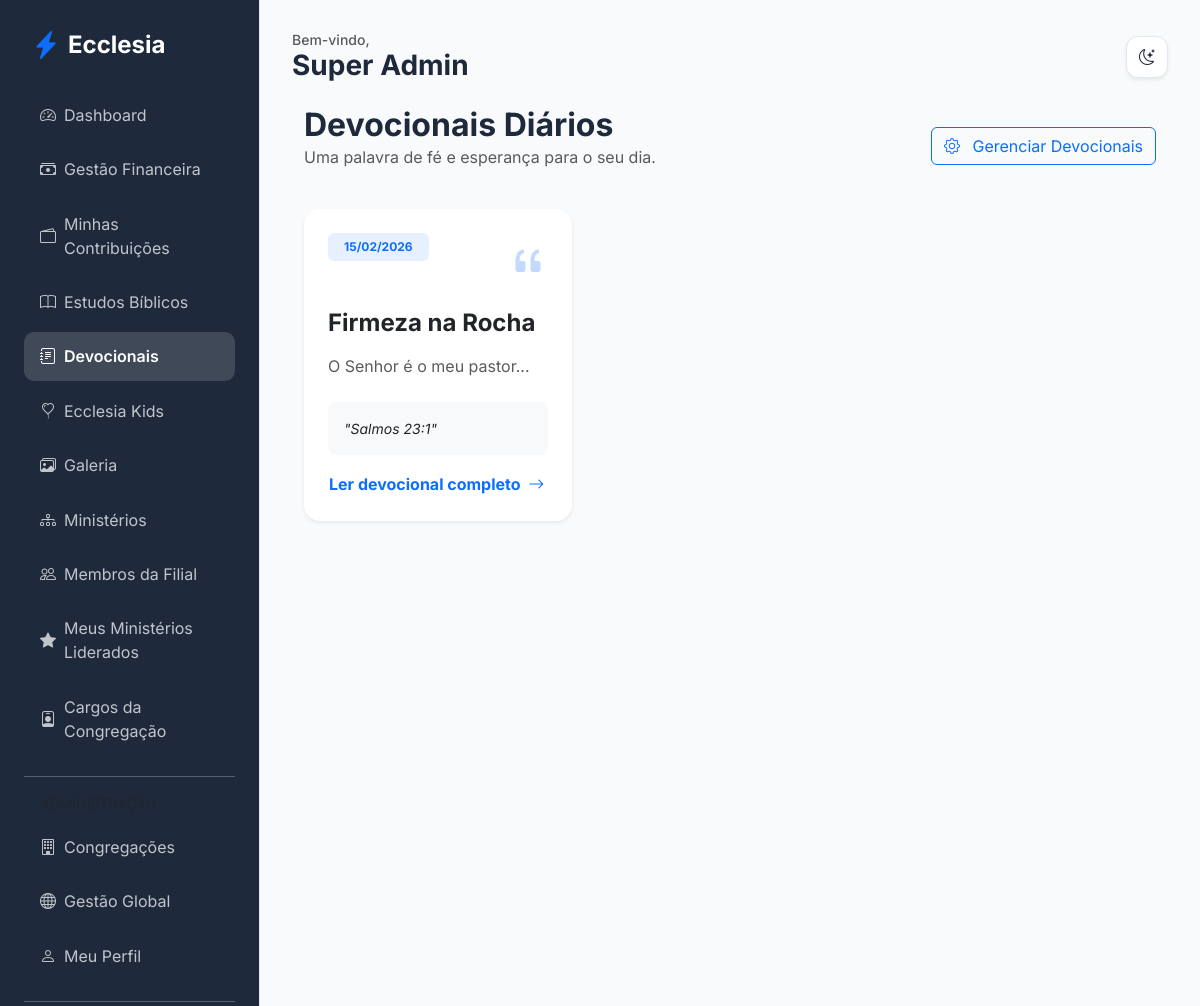
Page /edification/devotionals (signed in) on the earlier database version.
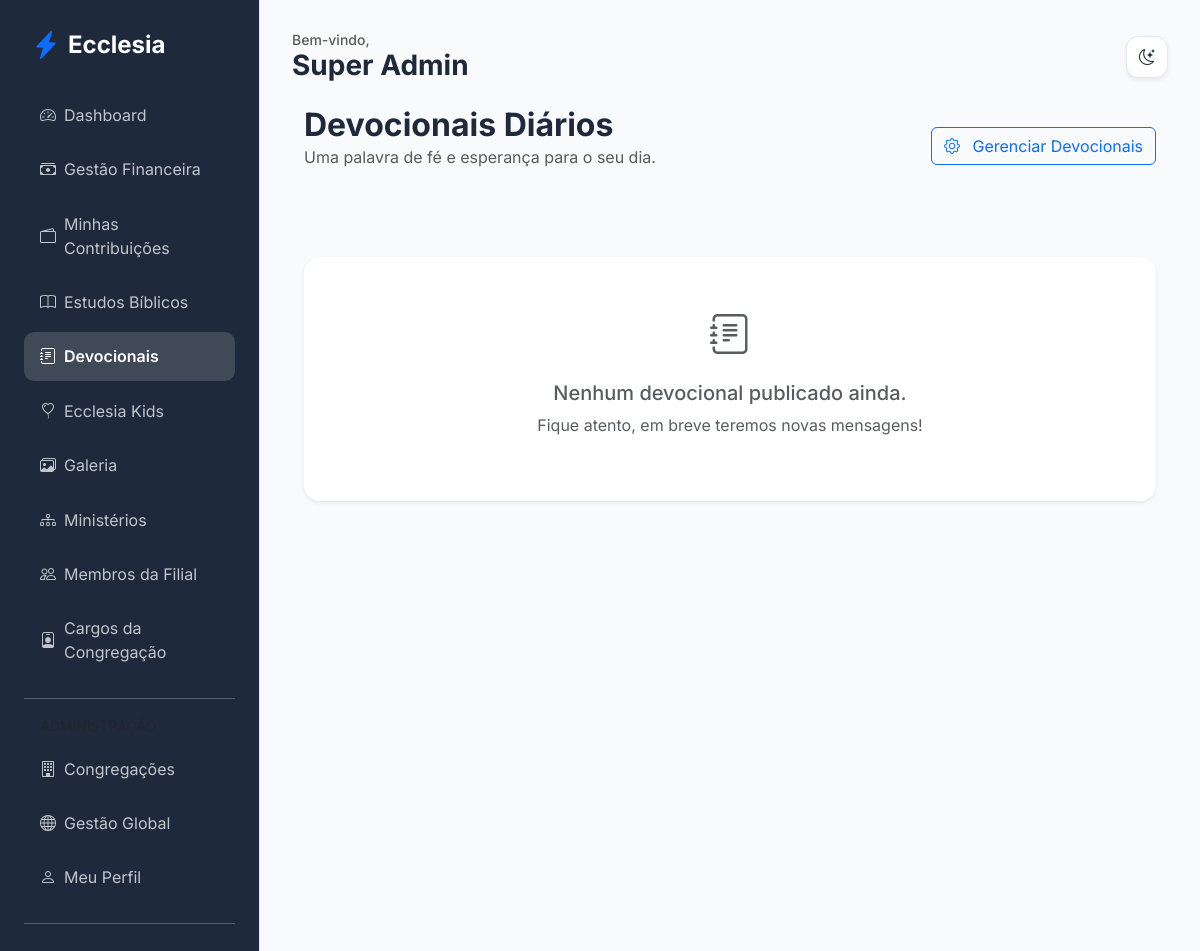
Same page on the later database version.
### app/core/models.py (models this page shows)
class Devotional(db.Model):
    id = db.Column(db.Integer, primary_key=True)
    title = db.Column(db.String(200))
    content = db.Column(db.Text, nullable=False)
    verse = db.Column(db.String(200))
    date = db.Column(db.Date, default=datetime.utcnow().date)

### app/modules/edification/routes.py (the view)
@edification_bp.route('/devotionals')
@login_required
def devotionals():
    devotionals = Devotional.query.order_by(Devotional.date.desc()).all()
    return render_template('edification/devotionals.html', devotionals=devotionals)

### app/templates/edification/devotionals.html (shortened to what this page needs)
{% extends "base.html" %}
{% block content %}
<div class="container-fluid">
    <div class="d-flex justify-content-between align-items-center mb-4">
        <div>
            <h2 class="fw-bold mb-0">Devocionais Diários</h2>
            <p class="text-muted">Uma palavra de fé e esperança para o seu dia.</p>
        </div>
        {% if current_user.can_publish_devotionals or current_user.is_global_admin %}
        <a href="{{ url_for('edification.list_devotionals') }}" class="btn btn-outline-primary">
            <i class="bi bi-gear me-2"></i> Gerenciar Devocionais
        </a>
        {% endif %}
    </div>
    <div class="row g-4">
        {% for dev in devotionals %}
        <div class="col-md-6 col-lg-4">
            <div class="card border-0 shadow-sm h-100 hover-shadow transition">
                <div class="card-body p-4">
                    <div class="d-flex justify-content-between align-items-start mb-3">
                        <span class="badge bg-primary bg-opacity-10 text-primary px-3 py-2">
                            {{ dev.date.strftime('%d/%m/%Y') }}
                        </span>
                        <i class="bi bi-quote fs-1 text-primary opacity-25"></i>
                    </div>
                    <h4 class="fw-bold mb-3">{{ dev.title }}</h4>
                    <p class="text-muted mb-4 flex-grow-1">
                        {{ dev.content[:200] }}{% if dev.content|length > 200 %}...{% endif %}
                    </p>
                    {% if dev.verse %}
                    <div class="bg-light p-3 rounded-3 mb-3">
                        <p class="fst-italic mb-0 small">"{{ dev.verse }}"</p>
                    </div>
                    {% endif %}
                    <button type="button" class="btn btn-link text-primary p-0 fw-bold text-decoration-none"
                            data-bs-toggle="modal" data-bs-target="#devModal{{ dev.id }}">
                        Ler devocional completo <i class="bi bi-arrow-right ms-1"></i>
                    </button>
                </div>
            </div>
        </div>
        {% else %}
        <div class="col-12 text-center py-5">
            <div class="card border-0 shadow-sm p-5">
                <i class="bi bi-journal-text fs-1 text-muted mb-3"></i>
                <h5 class="text-muted">Nenhum devocional publicado ainda.</h5>
                <p class="text-muted">Fique atento, em breve teremos novas mensagens!</p>
            </div>
        </div>
        {% endfor %}
    </div>
</div>
{% endblock %}

Differences in the rows shown:
removed Devotional: date "15/02/2026", title "Firmeza na Rocha", content "O Senhor é o meu pastor...", verse "Salmos 23:1"
Other differences:
text no longer shown: "Meus Ministérios Liderados"
text now shown: "Nenhum devocional publicado ainda. Fique atento, em breve teremos novas mensagens!"
